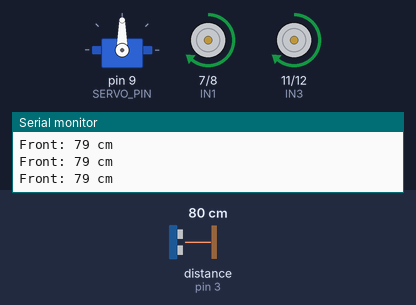
The sketch below on a simulated Arduino Uno, built with avr-gcc and run on an emulated ATmega328P. On the bench: servo, motor-driver pin pairs drawn as motors (green arrow = first pin HIGH = forward, orange = second pin HIGH = backward, longer = more drive, scaled by the enable pin), the last lines printed to the serial monitor. Wiring (inferred from the names in the program): ultrasonic range finder: trigger pin 2; echo pin 3. Inputs (shaded band) come from the test bench; at power-on: distance to the obstacle (sensor on pin 3) 80 cm. The echo pulse lasts 58.3 µs per cm.

Above: at 2.2 s.
2.3 s: distance to the obstacle (sensor on pin 3) set to 28 cm
3.8 s: distance to the obstacle (sensor on pin 3) set to 23 cm
At 5.7 s:
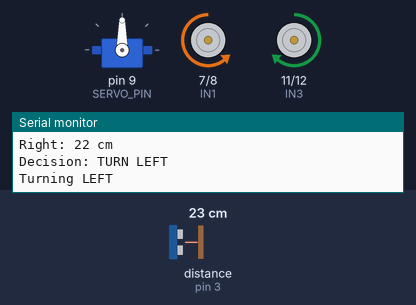
6.8 s: distance to the obstacle (sensor on pin 3) set to 60 cm
At 7.8 s:
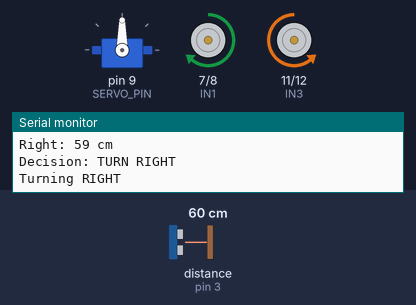
9.5 s: distance to the obstacle (sensor on pin 3) set to 2 cm
At 9.87 s:
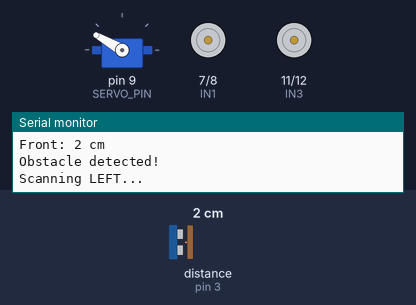
12.5 s: distance to the obstacle (sensor on pin 3) set to 35 cm
At 12.82 s:
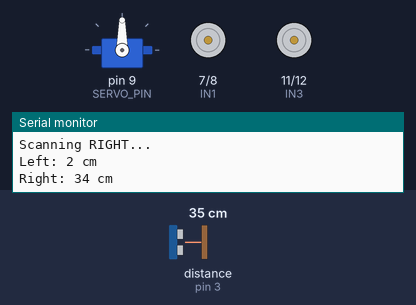
Timing chart, 0 to 15.5 s (numbered marks = the images above; inputs shaded):
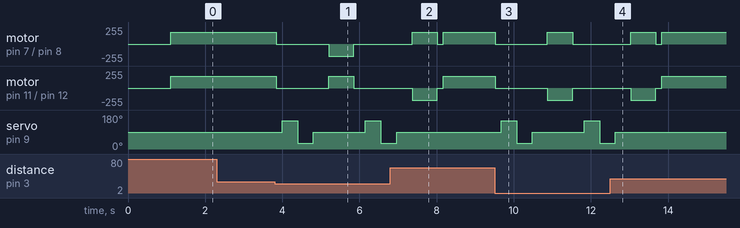

Measured:
- the behaviour switches between 27 and 26 cm on distance to the obstacle (sensor on pin 3) (found by bisection; images 0 and 1)
- after the input at 3.8 s, motor on pin 7 (IN1) / pin 8 (IN2): forward 180/255 → stopped after 0.05 s, → backward 180/255 1.4 s later, → stopped 0.65 s later; motor on pin 11 (IN3) / pin 12 (IN4): forward 180/255 → stopped after 0.05 s, → forward 180/255 1.4 s later, → stopped 0.65 s later
- after the input at 6.8 s, servo on pin 9 (SERVO_PIN): goes on until 7.0 s, then stays 90°
- after the input at 9.5 s, motor on pin 7 (IN1) / pin 8 (IN2): forward 180/255 → stopped at once, → forward 180/255 1.4 s later, → stopped 0.65 s later; motor on pin 11 (IN3) / pin 12 (IN4): forward 180/255 → stopped at once, → backward 180/255 1.4 s later, → stopped 0.65 s later
- after the input at 12.5 s, servo on pin 9 (SERVO_PIN): goes on until 12.6 s, then stays 90°

The sketch:

autonomous_rover.ino
```cpp
/*
 * Autonomous Obstacle Avoidance Rover
 *
 * Controller : Arduino Uno
 * Sensor     : HC-SR04 ultrasonic sensor
 * Scanner    : SG90 servo
 * Driver     : L298N
 * Motors     : 4x BO geared DC motors
 *
 * Operation:
 * 1. Move forward while the path is clear.
 * 2. If an obstacle is detected, stop.
 * 3. Scan left and right using the servo-mounted HC-SR04.
 * 4. Select the direction with greater clearance.
 * 5. Turn and continue forward.
 */

#include <Servo.h>

// ============================================================
// Pin Configuration
// ============================================================

// HC-SR04
const int TRIG_PIN = 2;
const int ECHO_PIN = 3;

// L298N - Left motor pair
const int ENA = 5;
const int IN1 = 7;
const int IN2 = 8;

// L298N - Right motor pair
const int ENB = 6;
const int IN3 = 11;
const int IN4 = 12;

// Servo
const int SERVO_PIN = 9;

// ============================================================
// Rover Configuration
// ============================================================

const int MOTOR_SPEED = 180;

// Distance at which obstacle avoidance begins
const int OBSTACLE_THRESHOLD = 25;

// Maximum useful ultrasonic measurement
const int MAX_DISTANCE = 200;

// Servo positions
const int SERVO_CENTER = 90;
const int SERVO_LEFT   = 150;
const int SERVO_RIGHT  = 30;

// Time required for servo to reach scan position
const int SERVO_SETTLE_TIME = 400;

// Turning duration
// Adjust experimentally according to the physical chassis.
const int TURN_TIME = 650;

// Short delay after stopping
const int STOP_DELAY = 150;

Servo scannerServo;

// ============================================================
// Setup
// ============================================================

void setup()
{
    Serial.begin(9600);

    // Ultrasonic sensor
    pinMode(TRIG_PIN, OUTPUT);
    pinMode(ECHO_PIN, INPUT);

    // Motor driver
    pinMode(ENA, OUTPUT);
    pinMode(IN1, OUTPUT);
    pinMode(IN2, OUTPUT);

    pinMode(ENB, OUTPUT);
    pinMode(IN3, OUTPUT);
    pinMode(IN4, OUTPUT);

    // Servo
    scannerServo.attach(SERVO_PIN);
    scannerServo.write(SERVO_CENTER);

    // Make sure motors start stopped
    stopMotors();

    delay(1000);

    Serial.println("=================================");
    Serial.println(" Autonomous Obstacle Avoidance");
    Serial.println(" Rover");
    Serial.println("=================================");
    Serial.println("System initialized.");

    // Initial forward-facing measurement
    long distance = measureDistance();

    Serial.print("Initial distance: ");
    Serial.print(distance);
    Serial.println(" cm");
}

// ============================================================
// Main Loop
// ============================================================

void loop()
{
    // Keep sensor facing forward during normal operation
    scannerServo.write(SERVO_CENTER);

    long frontDistance = measureDistance();

    Serial.print("Front: ");
    Serial.print(frontDistance);
    Serial.println(" cm");

    // --------------------------------------------------------
    // Path clear
    // --------------------------------------------------------

    if (frontDistance > OBSTACLE_THRESHOLD)
    {
        moveForward();
        delay(50);
        return;
    }

    // --------------------------------------------------------
    // Obstacle detected
    // --------------------------------------------------------

    Serial.println("Obstacle detected!");

    stopMotors();
    delay(STOP_DELAY);

    // Scan both directions
    long leftDistance = scanLeft();
    long rightDistance = scanRight();

    Serial.print("Left: ");
    Serial.print(leftDistance);
    Serial.println(" cm");

    Serial.print("Right: ");
    Serial.print(rightDistance);
    Serial.println(" cm");

    // Return sensor to center
    scannerServo.write(SERVO_CENTER);
    delay(SERVO_SETTLE_TIME);

    // --------------------------------------------------------
    // Select direction
    // --------------------------------------------------------

    if (leftDistance > rightDistance)
    {
        Serial.println("Decision: TURN LEFT");

        turnLeft();
        delay(TURN_TIME);
    }
    else
    {
        Serial.println("Decision: TURN RIGHT");

        turnRight();
        delay(TURN_TIME);
    }

    stopMotors();
    delay(STOP_DELAY);
}

// ============================================================
// Ultrasonic Distance Measurement
// ============================================================

long measureDistance()
{
    // Ensure clean trigger pulse
    digitalWrite(TRIG_PIN, LOW);
    delayMicroseconds(2);

    digitalWrite(TRIG_PIN, HIGH);
    delayMicroseconds(10);
    digitalWrite(TRIG_PIN, LOW);

    // Timeout prevents the rover from getting stuck
    // if no echo is received.
    unsigned long duration = pulseIn(ECHO_PIN, HIGH, 25000);

    if (duration == 0)
    {
        return MAX_DISTANCE;
    }

    // Speed of sound ≈ 0.0343 cm/us
    long distance = duration * 0.0343 / 2;

    // Limit the returned value
    if (distance > MAX_DISTANCE)
        distance = MAX_DISTANCE;

    if (distance < 2)
        distance = 2;

    return distance;
}

// ============================================================
// Servo Scanning
// ============================================================

long scanLeft()
{
    Serial.println("Scanning LEFT...");

    scannerServo.write(SERVO_LEFT);
    delay(SERVO_SETTLE_TIME);

    return measureDistance();
}

long scanRight()
{
    Serial.println("Scanning RIGHT...");

    scannerServo.write(SERVO_RIGHT);
    delay(SERVO_SETTLE_TIME);

    return measureDistance();
}

// ============================================================
// Motor Control
// ============================================================

void moveForward()
{
    // Left motor pair
    digitalWrite(IN1, HIGH);
    digitalWrite(IN2, LOW);

    // Right motor pair
    digitalWrite(IN3, HIGH);
    digitalWrite(IN4, LOW);

    analogWrite(ENA, MOTOR_SPEED);
    analogWrite(ENB, MOTOR_SPEED);
}

void moveBackward()
{
    // Left motor pair
    digitalWrite(IN1, LOW);
    digitalWrite(IN2, HIGH);

    // Right motor pair
    digitalWrite(IN3, LOW);
    digitalWrite(IN4, HIGH);

    analogWrite(ENA, MOTOR_SPEED);
    analogWrite(ENB, MOTOR_SPEED);
}

void stopMotors()
{
    analogWrite(ENA, 0);
    analogWrite(ENB, 0);

    digitalWrite(IN1, LOW);
    digitalWrite(IN2, LOW);

    digitalWrite(IN3, LOW);
    digitalWrite(IN4, LOW);
}

// ============================================================
// Turning
// ============================================================

void turnLeft()
{
    Serial.println("Turning LEFT");

    // Left wheels backward
    digitalWrite(IN1, LOW);
    digitalWrite(IN2, HIGH);

    // Right wheels forward
    digitalWrite(IN3, HIGH);
    digitalWrite(IN4, LOW);

    analogWrite(ENA, MOTOR_SPEED);
    analogWrite(ENB, MOTOR_SPEED);
}

void turnRight()
{
    Serial.println("Turning RIGHT");

    // Left wheels forward
    digitalWrite(IN1, HIGH);
    digitalWrite(IN2, LOW);

    // Right wheels backward
    digitalWrite(IN3, LOW);
    digitalWrite(IN4, HIGH);

    analogWrite(ENA, MOTOR_SPEED);
    analogWrite(ENB, MOTOR_SPEED);
}
```
